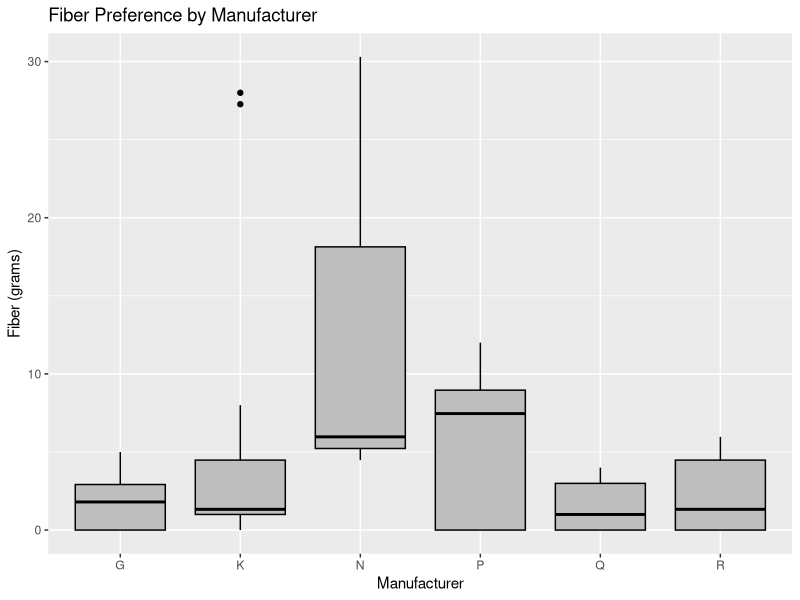
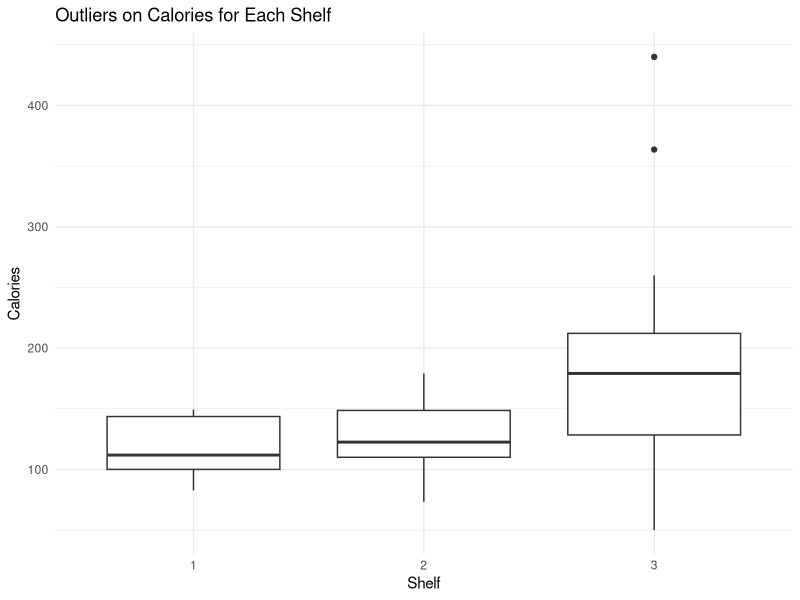
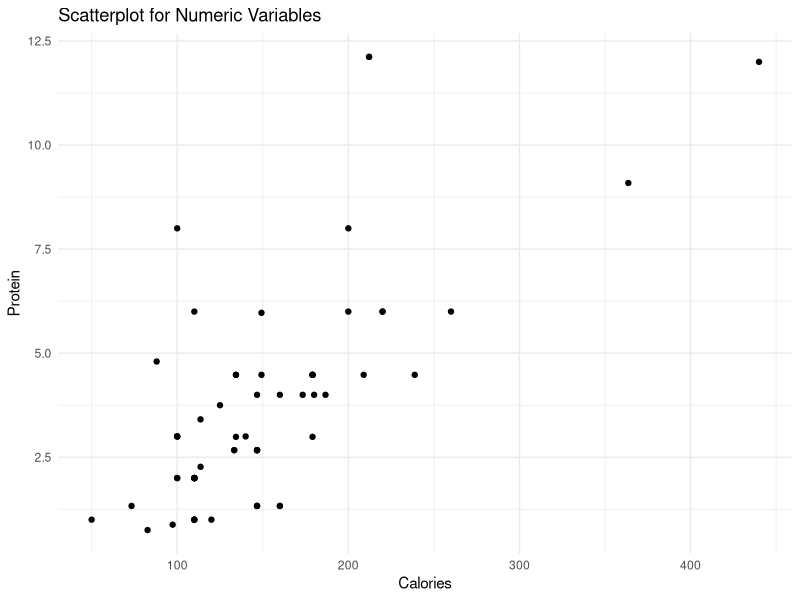
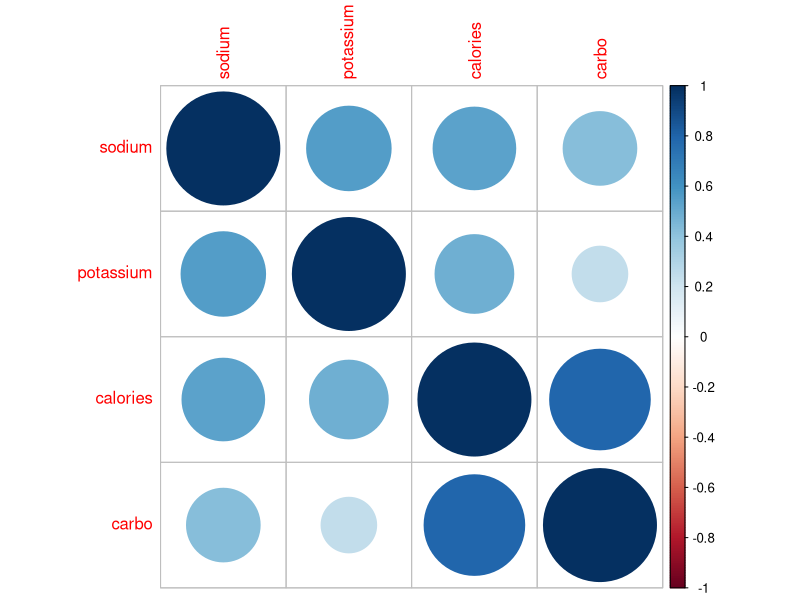
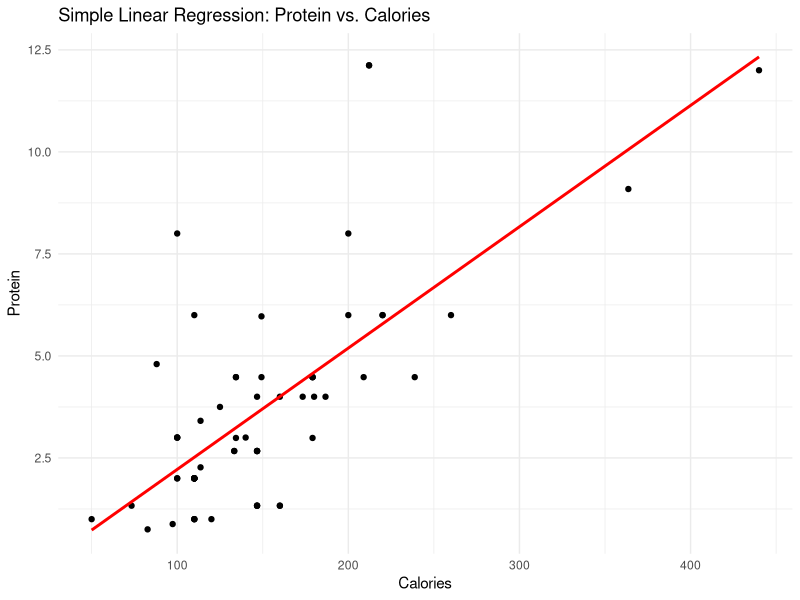

Write R code to recreate these figures, in order.
#R1

data <- read.csv("UScereal1.csv")
str(data)
head(data)
summary(data)
data


result <- aggregate(protein ~ mfr, data = data, FUN = max)
print(result)
library(ggplot2)

#R2

missing_values <- sapply(data, function(x) {
  sum(is.na(x))
})
print(missing_values)

print(names(data)[which(missing_values > 0)])

clean = na.omit(data)

summary(clean)


#R3


library(ggplot2)

# plot to analyze the spread of Fiber for each Manufacturer
ggplot(data, aes(x = mfr, y = fibre)) + geom_boxplot(fill="grey" , color="black") +  labs(title = "Fiber Preference by Manufacturer",x = "Manufacturer",y = "Fiber (grams)")

#Manufacturer N likes cereals with more fiber compared to the rest.
#This suggests that when it comes to fiber in cereals, Manufacturer N stands out for choosing options with higher fiber content.

# Outlier on calories for each shelf

# Box plot to find outlines on calories for each shelf
ggplot(data, aes(x = as.factor(shelf), y = calories)) + geom_boxplot() + labs(title = "Outliers on Calories for Each Shelf", x = "Shelf", y = "Calories") + theme_minimal()

#Examining the box plot highlighting calorie outliers for each shelf, it becomes evident that shelf 3 stands out with the highest number of outliers in calorie ranges. Following closely, shelf 2 exhibits the next highest frequency of outliers.
#This observation suggests that when it comes to calorie content, shelf 3 contains a notable number of data points deviating from the overall trend, making it the shelf with the most diverse calorie values.s.

# Scatter plot matrix to explore all numeric variables
ggplot(data, aes(x = calories, y = protein)) + geom_point() + labs(title = "Scatterplot for Numeric Variables", x = "Calories", y = "Protein") + theme_minimal()

#finding
#Examining the scatter plot matrix focusing on calories and protein, a noticeable trend emerges. The protein-to-calories ratio appears higher in the 100-200 calorie range, indicating that cereals within this calorie bracket tend to have more protein relative to their calorie content. 
#However, as we move into the 300-400 calorie range, the protein-to-calories ratio substantially decreases. 
#This finding suggests a potential inverse relationship between calorie content and protein-to-calories ratio in cereals, with higher-calorie cereals exhibiting a lower protein-to-calories ratio.


#R4

mean_values <- colMeans(data[, c("calories", "protein", "fat", "sodium", "fibre", "carbo", "sugars", "potassium")], na.rm = TRUE)
top_four_mean_variables <- names(sort(mean_values, decreasing = TRUE)[1:4])

GreaterMeanFour <- data[, c("Name", top_four_mean_variables)]

correlation_matrix <- cor(data[, top_four_mean_variables], use = "complete.obs")

library(corrplot)
corrplot(correlation_matrix, method = "circle")

model <- lm(protein ~ calories, data = data)

ggplot(data, aes(x = calories, y = protein)) + geom_point() + geom_smooth(method = "lm", se = FALSE, color = "red") + labs(title = "Simple Linear Regression: Protein vs. Calories", x = "Calories", y = "Protein") + theme_minimal()



predictions_before <- predict(model, newdata = data.frame(calories = 150))

outliers <- which(model$residuals > quantile(model$residuals, 0.975) | model$residuals < quantile(model$residuals, 0.025))
us_cereal_no_outliers <- data[-outliers, ]

model_no_outliers <- lm(protein ~ calories, data = us_cereal_no_outliers)

predictions_after <- predict(model_no_outliers, newdata = data.frame(calories = 150))

print(paste("Prediction Before Removing Outliers:", predictions_before))
print(paste("Prediction After Removing Outliers:", predictions_after))



#Concluding Points:-

#Maximum Protein per Manufacturer:
#The analysis identified the maximum protein content for each cereal manufacturer. 
#This information can provide insights into the range of protein levels across different #brands.

#Handling Missing Data:
#The code addressed missing values in the dataset by using a function that replaced them based 
#on the distribution of each numeric variable. The replacement strategy #considered normality, 
#skewness, and used means or extreme values accordingly.

#Exploratory Data Visualization:
#Exploratory data visualizations, including scatter plots, box plots, and pair
#plots, were created to gain insights into the dataset. These visualizations focused on the 
##relationships between variables, spread of fiber preference by manufacturer, outlier analysis on calories
#by shelf, and exploration of numeric variables.
#Top Four Mean Variables and Correlation Analysis:

#The code identified the top four mean variables (calories, sugars, carbo, and protein) 
